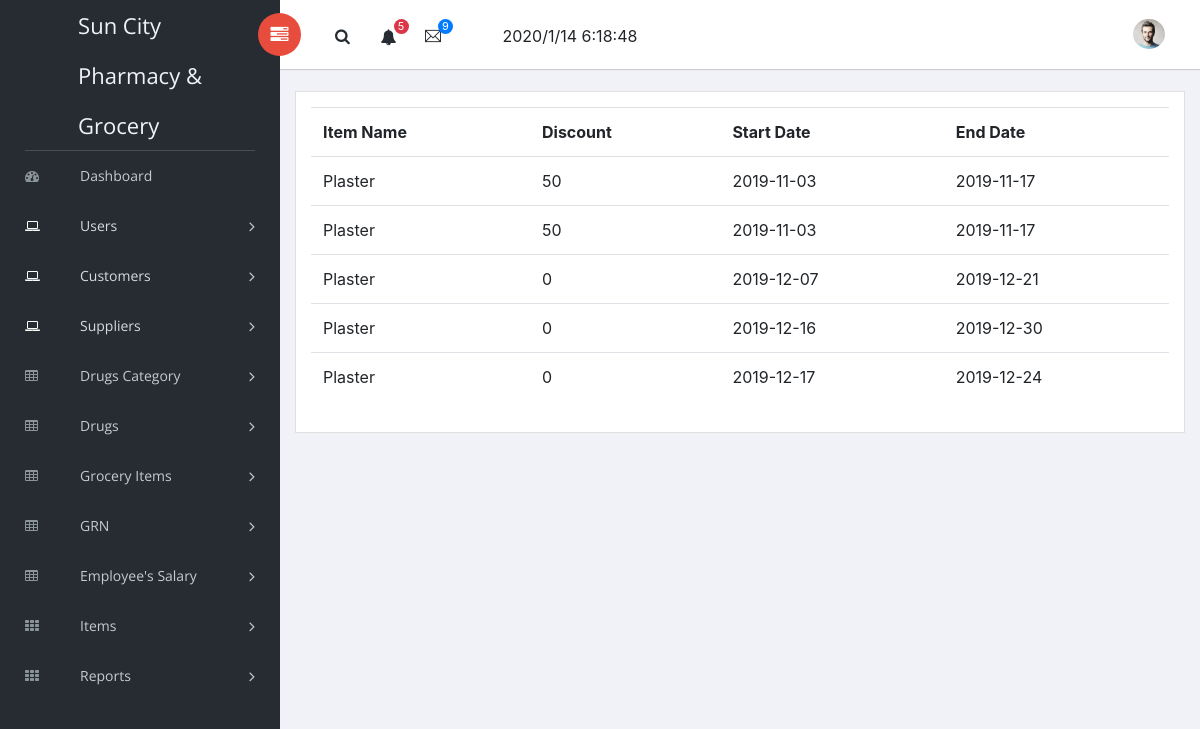
The app's page /offers_list.php with its own data.
### tables this page shows
CREATE TABLE `grocery_items` (
  `git_id` int(11) NOT NULL,
  `git_name` varchar(100) NOT NULL,
  `brand_name` varchar(100) NOT NULL,
  `manufacturer` varchar(100) NOT NULL,
  `marketer` varchar(100) NOT NULL,
  `description` varchar(300) NOT NULL,
  `price` double NOT NULL,
  `git_status` varchar(6) NOT NULL DEFAULT 'act'
);

CREATE TABLE `offers` (
  `offer_id` int(11) NOT NULL,
  `it_name` int(100) NOT NULL,
  `discount` int(10) NOT NULL,
  `start_date` date NOT NULL,
  `end_date` date NOT NULL
);

### c_offers.php (called while the page is built, shortened)
<?php
class offers{
    private $db;
    function __construct()
    {
        $this->db=new mysqli(server,username,password,dbname);
    }
    function getall()
    {
        $sql="select * from offers";
        $res = $this->db->query($sql);
        $ar=array();
        include_once("c_grocery_items.php");
        $g = new grocery_items();
        while($row=$res->fetch_array()){
            $o = new offers();
            $o->offer_id = $row['offer_id'];
            $o->item_name = $g->getbyid($row['it_name']);
            $o->discount = $row['discount'];
            $o->start_date = $row['start_date'];
            $o->end_date = $row['end_date'];
            $ar[]=$o;
        }
        return $ar;
    }
}
?>

### c_grocery_items.php (called while the page is built, shortened)
<?php
class grocery_items{
    private $db;
    function __construct()
    {
        $this->db=new mysqli(server,username,password,dbname);
    }
    function getbyid($id)
    {
        $sql = "select * from grocery_items where git_status='act' and git_id=$id";
        $res = $this->db->query($sql);
        $row = $res->fetch_array();
        $g=new grocery_items();
        $g->it_id=$row['git_id'];
        $g->it_name=$row['git_name'];
        $g->brand_name=$row['brand_name'];
        $g->manufacturer_name=$row['manufacturer'];
        $g->marketer_name=$row['marketer'];
        $g->description=$row['description'];
        $g->price=$row['price'];
        return $g;
    }
}
?>

### offers_list.php (the view)
<?php
include_once("c_offers.php");
$o = new offers();
$arr = $o->getall();
include_once("head.php");
?>
<table class="table">
    <tr><th>Item Name</th><th>Discount</th><th>Start Date</th><th>End Date</th></tr>
    <?php
    foreach ($arr as $item)
    {
        echo "<tr><td>".$item->item_name->it_name."</td><td>$item->discount</td><td>$item->start_date</td><td>$item->end_date</td></tr>";
    }
    ?>
</table>
<?php
include_once("foot.php");
?>

### records on screen
offers: discount "50", start_date "2019-11-03", end_date "2019-11-17"
grocery_items: git_name "Plaster"
offers: discount "50", start_date "2019-11-03", end_date "2019-11-17"
offers: discount "0", start_date "2019-12-07", end_date "2019-12-21"
offers: discount "0", start_date "2019-12-16", end_date "2019-12-30"
offers: discount "0", start_date "2019-12-17", end_date "2019-12-24"
